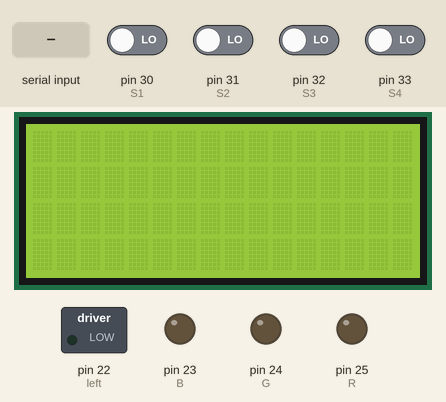
A sketch run on a simulated Arduino Mega 2560, built with avr-gcc and run on an emulated ATmega2560. On the bench: 16×4 character LCD, switched loads named in the sketch (green lamp = pin HIGH), output pins drawn as LEDs (lit = HIGH). The test bench sets the inputs (shaded band); at power-on: pin 30 (S1), pin 31 (S2), pin 32 (S3), pin 33 (S4) LOW. What the sketch prints to the serial monitor is not drawn.

Above: at 1.2 s.
1.3 s: "l" received over the second serial link
At 1.8 s:
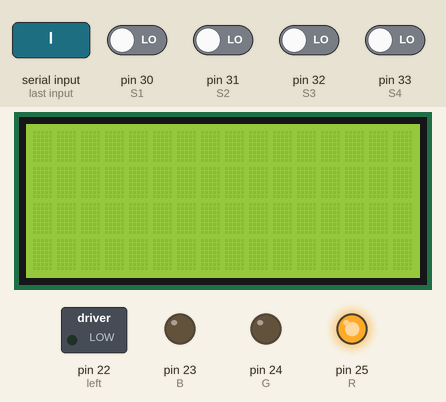
3.0 s: "r" received over the second serial link
At 4.0 s:
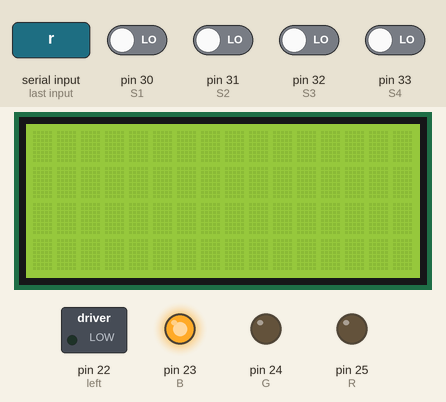
4.6 s: "s" received over the second serial link
At 6.1 s:
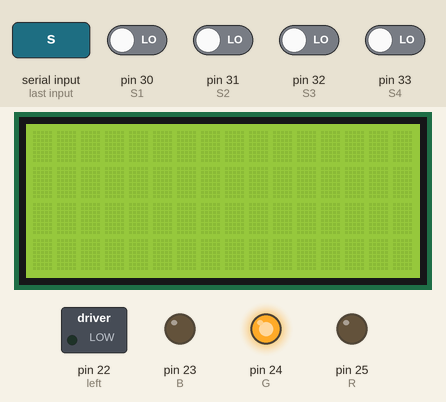
Timing chart, 0 to 7.6 s (numbered marks = the images above; inputs shaded):
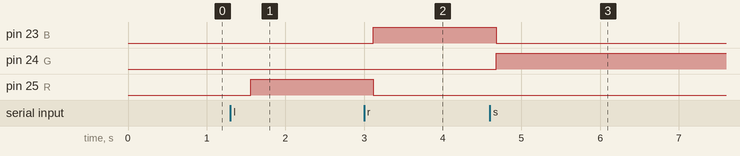

The sketch:

trasmisor.ino
```cpp
//include libs
#include <Keypad.h>
#include <Wire.h>
#include <LiquidCrystal_I2C.h>
//defininir estados
#define E0 0
#define E1 1
#define E2 2
#define E3 3
#define E4 4
unsigned int NEXT = E0;
String state="";


#define R 25
#define G 24
#define B 23
//defines pines
//sensores bandas
#define S1 30
#define S2 31
#define S3 32
#define S4 33
int lastsensor=0;
int stop=0;

//motores bandas
#define left 22
#define rigth 23

byte const horario[4] = {0b1100, 0b0110, 0b0011, 0b1001};
byte const antih[4]  =  {0b1001, 0b0011, 0b0110, 0b1100};

//define keypad pins

const byte ROWS = 4; //four rows
const byte COLS = 3; //three columns
char keys[ROWS][COLS] = {
  {'1','2','3'},
  {'4','5','6'},
  {'7','8','9'},
  {'*','0','#'}
};
byte rowPins[ROWS] = {2,3,4,5};     //connect to the row pinouts of the keypad
byte colPins[COLS] = {6,7,8}; //connect to the column pinouts of the keypad
char key ='0';

Keypad keypad = Keypad( makeKeymap(keys), rowPins, colPins, ROWS, COLS );


//define display

LiquidCrystal_I2C lcd(0x27, 16, 4);  //
char cmsg = ' ';

void displaymystuff(int lastsensor,String &currentstate){
    lcd.setCursor(0, 0);
    lcd.print("Ultimo sensor:");
    lcd.setCursor(14, 0);
    char sensorstate[1];
    sprintf(sensorstate, "%d", lastsensor);
    lcd.print(sensorstate);
    lcd.setCursor(0, 2);
    lcd.print("Estado actual:");
    lcd.setCursor(0, 3);
    lcd.print(currentstate);

}
void displaymystuff(int lastsensor,String &currentstate,int segs){

    lcd.setCursor(0, 0);
    lcd.print("Ultimo sensor:");
    lcd.setCursor(14, 0);
    char sensorstate[1];
    sprintf(sensorstate, "%d", lastsensor);
    lcd.print(sensorstate);
    lcd.setCursor(0, 1);
    lcd.print("tiempo faltante:");
    lcd.setCursor(17,1);
    if(segs>=10){
      char segschar[2];
      sprintf(segschar, "%d", segs);
      lcd.print(segschar);
      }
    else{
       char segschar[1];
       sprintf(segschar, "%d", segs);
       lcd.print(segschar);
      }

    lcd.setCursor(0, 2);
    lcd.print("Estado actual:");
    lcd.setCursor(0, 3);
    lcd.print(currentstate);

}
int readsensors(int last){
  if (digitalRead(S1) == HIGH){
    last=1;
  }
  else if (digitalRead(S2) == HIGH){
    last=2;
  }
  else if (digitalRead(S3) == HIGH){
    last=3;
  }
  else if (digitalRead(S4) == HIGH){
    last=4;
  }
  return last;
}
void go_to(int destiny,int segs){
  Serial.print("destiny");
  Serial.println(destiny);
   int lastsensor=readsensors(lastsensor);
    while (true){
      Serial.print("loop");
      lastsensor=readsensors(lastsensor);
      if(getvalidkey(key)=='*'){
        pause();
      }
      if(lastsensor==destiny){
        Serial.println("out");
        return;
        break;
      }
      else if(lastsensor==-1){
      }
      //do not get out
      else if(1==lastsensor){
         state="Izquierda";
        digitalWrite(left,LOW);
        digitalWrite(rigth,HIGH);
        displaymystuff(lastsensor,state,segs);
     }
     else if(4==lastsensor){
        state="Derecha";
        digitalWrite(rigth,LOW);
        digitalWrite(left,HIGH);
        displaymystuff(lastsensor,state,segs);
      }
      else if(lastsensor<destiny){
        state="Izquierda     ";
        digitalWrite(left,LOW);
        digitalWrite(rigth,HIGH);
        displaymystuff(lastsensor,state,segs);
      }
      else if(lastsensor>destiny){
        state="Derecha      ";
        digitalWrite(rigth,LOW);
        digitalWrite(left,HIGH);
        displaymystuff(lastsensor,state,segs);
      }
    }

}
void go_to(int destiny){
  Serial.print("destiny");
  Serial.println(destiny);
   int lastsensor=readsensors(lastsensor);
    while (true){
      Serial.print("loop");
      lastsensor=readsensors(lastsensor);
      if(getvalidkey(key)=='*'){
        pause();
      }
      if(lastsensor==destiny){
        return;
        break;
      }
      else if(lastsensor==-1){
      }
      //do not get out
      else if(1==lastsensor){
         state="Izquierda";
        digitalWrite(left,LOW);
        digitalWrite(rigth,HIGH);
        displaymystuff(lastsensor,state);
     }
     else if(4==lastsensor){
        state="Derecha";
        digitalWrite(rigth,LOW);
        digitalWrite(left,HIGH);
        displaymystuff(lastsensor,state);
      }
      else if(lastsensor<destiny){
        state="Izquierda     ";
        digitalWrite(left,LOW);
        digitalWrite(rigth,HIGH);
        displaymystuff(lastsensor,state);
      }
      else if(lastsensor>destiny){
        state="Derecha      ";
        digitalWrite(rigth,LOW);
        digitalWrite(left,HIGH);
        displaymystuff(lastsensor,state);
      }
    }

}
void offmotors(){
    digitalWrite(rigth,LOW);
    digitalWrite(left,LOW);
  }
void myoff(){
    state="Tarea finalizada";
    offmotors();
    displaymystuff(lastsensor,state);
  }
void mydelay(unsigned long interval){
      offmotors();
      delay(interval);

}
int countdown(int times,int lastsensor,int total){
    state="Detenido";
    Serial.println(times);
            for(int j=0;j<times;j++){
              lcd.clear();
              displaymystuff(lastsensor,state,total);
              mydelay(1000);
              total-=1;
              if(total<0 || total==16){
                Serial.println("finish total");
                myoff();
                return;
                break;

              }
            }
    Serial.println("count down?");
    return total;
}

void state1(){
  int total=5;
  for(int i=0;i<3;i++){
      go_to(2,total);
      total--;
      go_to(3,total);
      total--;
  }
   myoff();
}
void state2(){
      //const unsigned long interval = 2000;
      int total=2*4;
      state="Detenido";
      int lastsensor=0;
      for(int i=0;i<2;i++){
            go_to(1,total);
            lastsensor=1;
            total=countdown(2,lastsensor,total);
            go_to(4,total);
            lastsensor=4;
            total=countdown(2,lastsensor,total);

            Serial.println("finish i");

      }
      Serial.println("im state4");
      myoff();
      return;
}
void state3(){
      //const unsigned long interval = 4000;
      int total=3*9;
      state="Detenido";
      int lastsensor=0;
      for(int i=0;i<4;i++){
            go_to(1,total);
            lastsensor=1;
            total=countdown(4,lastsensor,total);
            go_to(4,total);
            lastsensor=4;
            total=countdown(4,lastsensor,total);

      }
      myoff();
      return ;
}
 /*
void state1(){
      go_to(2);
      go_to(3);
      go_to(2);
      go_to(3);
      go_to(2);
      go_to(3);
      myoff();

}
void state2(){
      const unsigned long interval = 2000;
      int total=2*4;
      go_to(1,total);
      mydelay(interval);
      total-=2;
      go_to(4,total);
      mydelay(interval);
      total-=2;

      go_to(1,total);
      mydelay(interval);
      total-=2;
      go_to(4,total);
      mydelay(interval);
      total-=2;
      displaymystuff(lastsensor,state,total);
      myoff();

}
void state3(){
      const unsigned long interval = 4000;
      int total=4*7;
      go_to(1,total);
      mydelay(interval);
      total-=4;
      go_to(4,total);
      mydelay(interval);
      total-=4;
      go_to(1,total);
      mydelay(interval);
      total-=4;
      go_to(4,total);
      mydelay(interval);
      total-=4;
      go_to(1,total);
      mydelay(interval);
      total-=4;
      go_to(4,total);
      mydelay(interval);
      total-=4;
      go_to(1,total);
      mydelay(interval);
      total-=4;
      go_to(4,total);
      displaymystuff(lastsensor,state,total);
      myoff();

}
*/
char getvalidkey(char beforekey){
  char key = keypad.getKey();
  if(key!=' '){
    return key;
  }else{
    return beforekey;
  }
}
void pause(){//funciona
  offmotors();
  state="Detenieda      ";
  displaymystuff(lastsensor,state);
  while(true){//stop undefined
        key = getvalidkey(key);
        Serial.print(key);
        Serial.print("detenido *");
        if(key == '#'){
          state="Indefinido      ";
          key = getvalidkey(key);
          displaymystuff(lastsensor,state);
          Serial.print("yo no detenido #");
          break;
        }
   }
}
void setup() {
  pinMode(left, OUTPUT);
  pinMode(rigth, OUTPUT);
  pinMode(S1, INPUT);
  pinMode(S2, INPUT);
  pinMode(S3, INPUT);
  pinMode(S4, INPUT);

  lcd.init();
  //Encender la luz de fondo.
  lcd.backlight();
  //displaymystuff(0,state);
  Serial.begin(9600);
  Serial3.begin(9600);
}
void loop() {
  int lastsensor=readsensors(lastsensor);
  state="Disponible      ";
  key = getvalidkey(key);
  for(int i=0;i<100;i++){
  Serial3.println(key);

    }
  Serial.println(key);

  if (Serial3.available() > 0){
    char c = Serial3.read();
    Serial.println(c);
  if (c == 'l') {
    analogWrite(R, 255);
    analogWrite(G, 0);
    analogWrite(B, 0);
  } else if (c == 'r') {
    analogWrite(R, 0);
    analogWrite(G, 0);
    analogWrite(B, 255);
  } else if (c == 's') {
    analogWrite(R, 0);
    analogWrite(G, 255);
    analogWrite(B, 0);
  }
  }
}
```

Measured:
- after the input at 1.3 s, pin 25 (R): LOW → HIGH after 0.26 s
- after the input at 3.0 s, pin 23 (B): LOW → HIGH after 0.12 s; pin 25 (R): HIGH → LOW after 0.12 s
- after the input at 4.6 s, pin 23 (B): HIGH → LOW after 0.08 s; pin 24 (G): LOW → HIGH after 0.08 s
